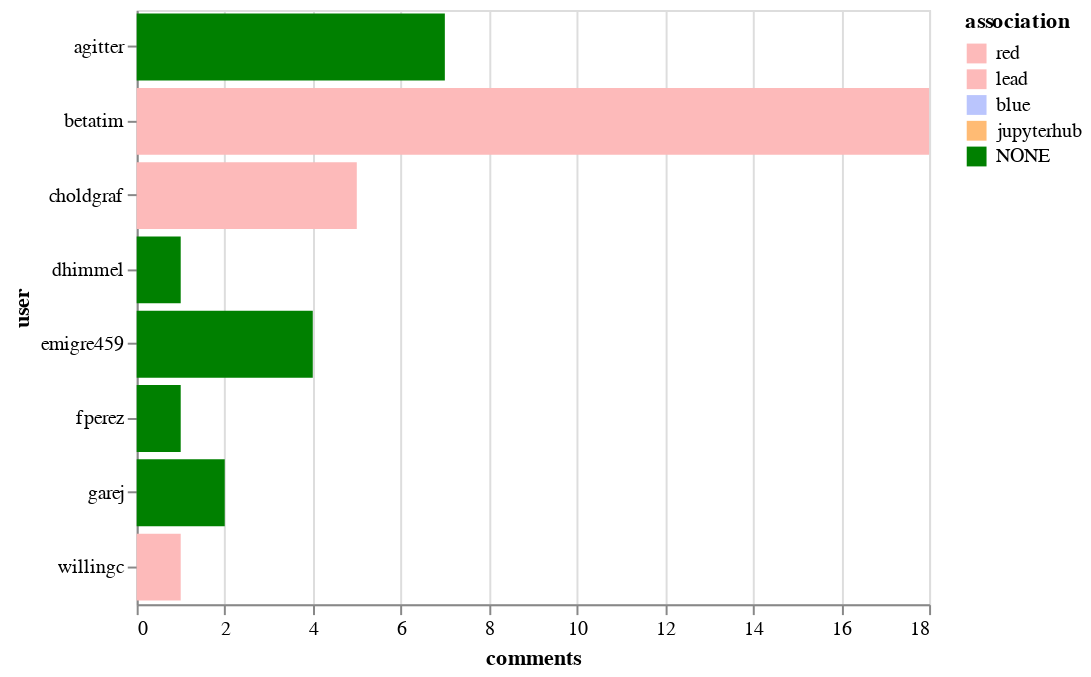

The notebook cell saved with this chart:
### Markdown cell above
## Top commenters

### Code cell
alt.Chart(top_commenters).mark_bar().encode(
    x='comments',
    y='user',
    color=alt.Color('association', sort=["CONTRIBUTOR", "MEMBER", "NONE"], scale=color_scale)
)

### Figure 1 — Vega-Lite specification as saved in the notebook (floating-point values rounded to 4 significant figures)
{"$schema": "https://vega.github.io/schema/vega-lite/v2.6.0.json", "config": {"view": {"height": 300, "width": 400}}, "data": {"name": "data-db523dc4968a339d470fcd37c2edba51"}, "datasets": {"data-db523dc4968a339d470fcd37c2edba51": [{"association": "red", "comments": 18, "user": "betatim"}, {"association": "NONE", "comments": 7, "user": "agitter"}, {"association": "red", "comments": 5, "user": "choldgraf"}, {"association": "NONE", "comments": 4, "user": "emigre459"}, {"association": "NONE", "comments": 2, "user": "garej"}, {"association": "red", "comments": 1, "user": "willingc"}, {"association": "NONE", "comments": 1, "user": "fperez"}, {"association": "NONE", "comments": 1, "user": "dhimmel"}]}, "encoding": {"color": {"field": "association", "scale": {"domain": ["red", "lead", "blue", "jupyterhub", "NONE"], "range": ["#fdbaba", "#fdbaba", "#bac5fd", "#ffbb74", "green"]}, "sort": ["CONTRIBUTOR", "MEMBER", "NONE"], "type": "nominal"}, "x": {"field": "comments", "type": "quantitative"}, "y": {"field": "user", "type": "nominal"}}, "mark": "bar"}
